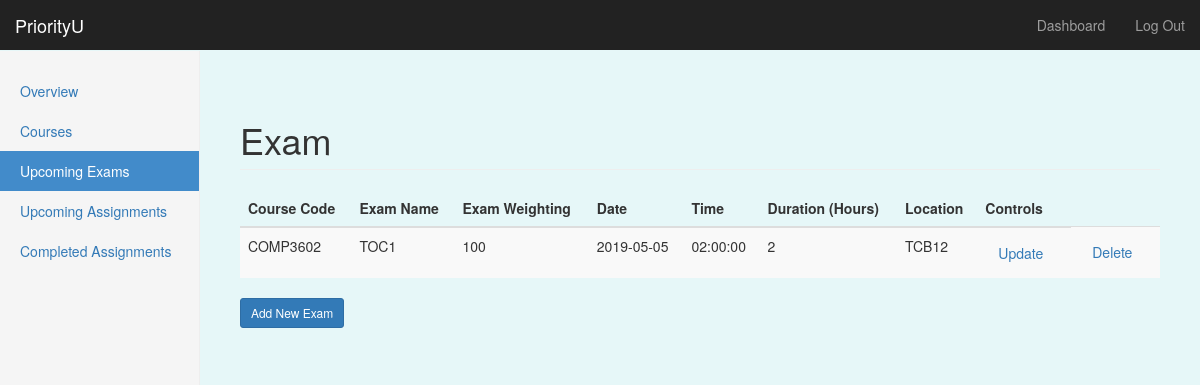
Page /dashboard/exams (signed in) on the committed database.
### priorityU/models/models.py (models this page shows, shortened)
class Exam(db.Model): # Dominic 18/11- created model for assignment db
    __tablename__ = 'exams'
    e_id = db.Column(db.Integer, primary_key=True)
    exam_name=db.Column(db.String, nullable=False)
    course_code = db.Column(db.String, db.ForeignKey('courses.course_code'))
    weighting = db.Column(db.Integer)
    date = db.Column(db.Date, nullable=False)
    time = db.Column(db.Time)
    duration = db.Column(db.Integer, nullable=False)
    location = db.Column(db.String)
    user_id = db.Column(db.Integer, db.ForeignKey('users.id'))

### priorityU/routes.py (the view)
@app.route('/dashboard/exams')
@login_required
def exams():
    user_exams = Exam.query.filter_by(user_id=current_user.get_id()).order_by(Exam.date.asc()).all()
    return render_template('exams.html', exams=user_exams, form=None, edit_state=False,add_state=False)

### priorityU/routes.py (called while the page is built)
@login_manager.user_loader
def load_user(user_id):
    return User.query.get(int(user_id))

### priorityU/templates/exams.html (shortened to what this page needs)
{% extends "bootstrap/base.html" %}
{% import "bootstrap/wtf.html" as wtf %}
{% block styles %}
{{super()}}
<link rel="stylesheet" href="{{url_for('.static', filename='style.css')}}">
{% endblock %}
{% block content %}
    <nav class="navbar navbar-inverse navbar-fixed-top">
      <div class="container-fluid">
        <div class="navbar-header">
          <a class="navbar-brand" href="#">PriorityU</a>
        </div>
        <div id="navbar" class="navbar-collapse collapse">
          <ul class="nav navbar-nav navbar-right">
            <li><a href="#">Dashboard</a></li>
            <li><a href="{{ url_for('logout') }}">Log Out</a></li>
          </ul>
        </div>
      </div>
    </nav>
    <div class="container-fluid">
		  <div class="row">
			<div class="col-sm-3 col-md-2 sidebar">
			<ul class="nav nav-sidebar">
				<li {% if request.endpoint == 'dashboard' %} class="active" {% endif %}> <a href="{{url_for('dashboard')}}">Overview</a></li>
				<li {% if request.endpoint == 'courses' %} class="active" {% endif %}><a href="{{url_for('courses')}}" id="tab2-id">Courses</a></li>
				<li {% if request.endpoint == 'exams' or '<e_id>'  %} class="active" {% endif %}><a href="{{url_for('exams')}}">Upcoming Exams</a></li>
				<li {% if request.endpoint == 'assignments' %} class="active" {% endif %}><a href="{{url_for('assignments')}}">Upcoming Assignments</a></li>
				<li {% if request.endpoint == 'completed' %} class="active" {% endif %} ><a href="{{url_for('completed')}}">Completed Assignments</a></li>
			</ul>
		  </div>
		  {% if not edit_state  and form != None %}
		  <form class="form-signin" method="POST">
						<h2 class="form-signin-heading">Create New Exam</h2>
						{{ form.hidden_tag() }}
						{{ wtf.form_field(form.course_code) }}
						{{ wtf.form_field(form.exam_name) }}
						{{ wtf.form_field(form.weighting) }}
						{{ wtf.form_field(form.date) }}
						{{ wtf.form_field(form.time) }}
						{{ wtf.form_field(form.duration) }}
						{{ wtf.form_field(form.location) }}
						<button class="btn btn-primary btn-sm" type="submit">Create</button>
						<a href="{{	url_for('exams') }}" role="button" class="btn btn-secondary btn-sm" >Cancel</a>
		   </form>
		  {% else %}
		  <div class="col-sm-9 col-sm-offset-3 col-md-10 col-md-offset-2 main">
			  <h1 class="page-header">Exam</h1>
			  <table class="table table-striped table-hover">
				<thead class="thead-dark">
					<tr>
						<th>Course Code</th>
						<th>Exam Name</th>
						<th>Exam Weighting</th>
						<th>Date</th>
						<th>Time</th>
						<th>Duration (Hours)</th>
						<th>Location</th>
						<th>Controls</th>
					</tr>
				</thead>
				<tbody>
					{% for e in exams %}
					<tr>
						<td>{{e.course_code}}</td>
						<td>{{e.exam_name}}</td>
						<td>{{e.weighting}}</td>
						<td>{{e.date}}</td>
						<td>{{e.time}}</td>
						<td>{{e.duration}}</td>
						<td>{{e.location}}</td>
						<td>
						   <a href='/dashboard/updateexam/{{e.e_id}}' class="btn btn-secondary">Update</a>
						</td>
						<td>
						  <a href='/dashboard/exams/{{e.e_id}}' class="btn btn-secondary">Delete</a>
						</td>
					</tr>
					{% endfor %}
				</tbody>
			  </table>
			  <h4><a href="/dashboard/exams/add" class="btn btn-primary btn-sm">Add New Exam</a></h4>
			{% endif %}
		</div>
		</div>
		</div>
{% endblock %}

### priorityU/static/style.css (style rules this page uses)
body { padding-top: 50px; }
.navbar-fixed-top { border: 0; }
.sidebar { display: none; }
@media (min-width: 768px) { .sidebar { position: fixed; top: 51px; bottom: 0; left: 0; z-index: 1000; display: block; padding: 20px; overflow-x: hidden; overflow-y: auto; background-color: #f5f5f5; border-right: 1px solid #eee; } }
.nav-sidebar { margin-right: -21px; margin-bottom: 20px; margin-left: -20px; }
.nav-sidebar > li > a { padding-right: 20px; padding-left: 20px; }
.nav-sidebar > .active > a, .nav-sidebar > .active > a:hover, .nav-sidebar > .active > a:focus { color: #fff; background-color: #428bca; }
.main { padding: 20px; }
@media (min-width: 768px) { .main { padding-right: 40px; padding-left: 40px; } }
.main .page-header { margin-top: 0; }
body { padding-top: 100px; padding-bottom: 40px; background-color: #e6f7f8; }

### rows in the picture
Exam: course_code "COMP3602", exam_name "TOC1", weighting "100", date "2019-05-05", time "02:00:00", duration "2", location "TCB12"
